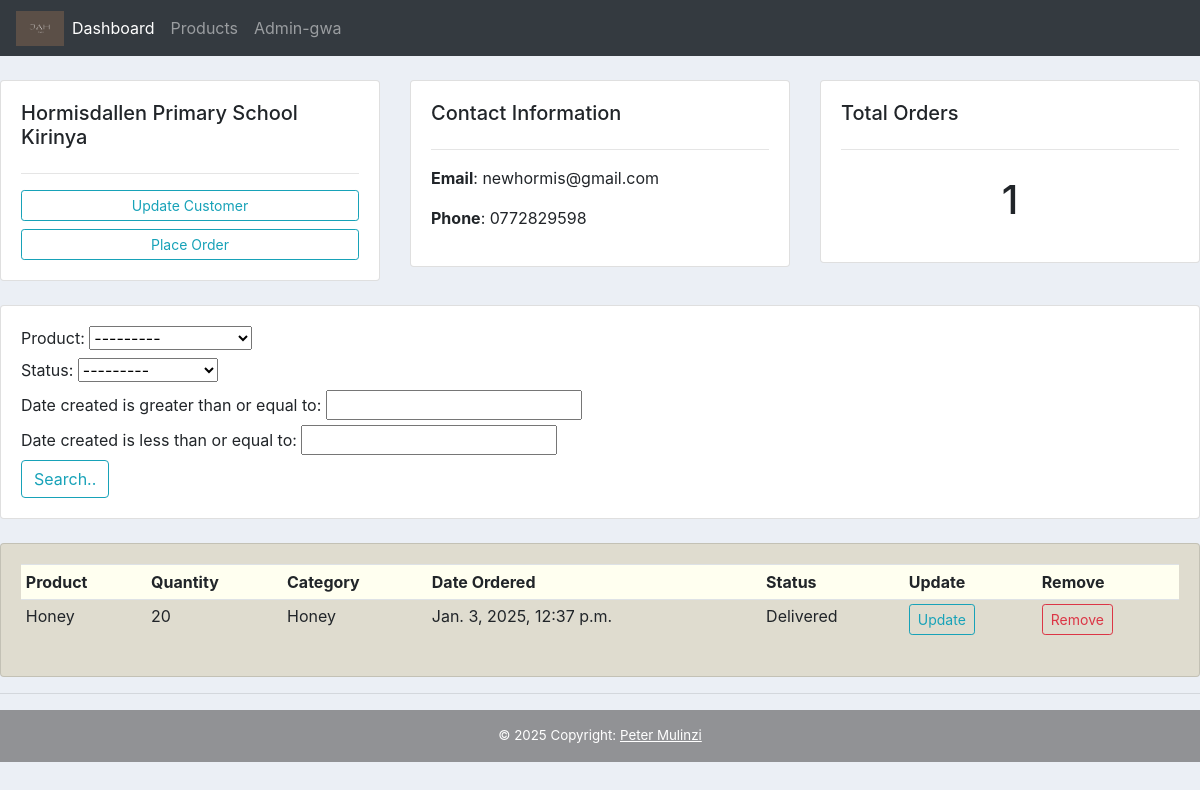
Screenshot of /customers/1/ with the database file from the repository.
### Jah_Accounts/models.py (models this page shows, shortened)
class Customer(models.Model):
    name = models.CharField(max_length=200, null=True)
    phone = models.CharField(max_length=200, null=True, blank=True)
    email = models.CharField(max_length=200, null=True, blank=True)
    date_created = models.DateTimeField(auto_now_add=True, null=True, blank=True)
    def __str__(self):
        return self.name

class Order(models.Model):
    STATUS = (
        ('Pending', 'Pending'),
        ('Out for delivery', 'Out for delivery'),
        ('Delivered', 'Delivered'),
    )
    MEASUREMENT = (
        ('Kgs', 'Kgs'),
        ('Tins', 'Tins'),
    )
    Customer = models.ForeignKey(Customer, null=True, on_delete=models.SET_NULL)
    Product = models.ForeignKey(Product, null=True, on_delete=models.SET_NULL,)
    date_created = models.DateTimeField(auto_now_add=True, null=True)
    status = models.CharField(max_length=200, null=True, choices=STATUS)
    tags = models.ManyToManyField(Tag)
    Quantity = models.CharField(null=True, max_length=4)
    units = models.CharField(max_length=200, null=True, choices=MEASUREMENT,)
    note = models.CharField(max_length=200, null=True)

class Product(models.Model):
    CATEGORY = (
        ('Flour', 'Flour'),
        ('Honey', 'Honey'),
        ('Spice', 'Spice'),
    )
    name = models.CharField(max_length=200, null=True)
    price = models.FloatField(null=True)
    category = models.CharField(max_length=200, null=True, choices=CATEGORY)
    description = models.CharField(max_length=200, null = True, blank = True)
    date_created = models.DateTimeField(auto_now_add=True, null=True)
    def __str__(self):
        return self.name

### Jah_Accounts/views.py (the view)
# urls.py: path('customers/<cust_id>/', views.customers, name='customers'),
def customers(request, cust_id):
    customers = Customer.objects.get(id = cust_id)
    orders = customers.order_set.all()  #need to re-go through the exact purpose of this when back online!
    order_count = orders.count()
    myFilter = OrderFilter(request.GET, queryset=orders)
    orders = myFilter.qs
    context = {'customers': customers, 'orders': orders, 'order_count': order_count, 'customer_name': customers, 'myFilter': myFilter,}
    return render(request, 'Jah_Accounts/Customer.html', context)

### Jah_Accounts/templates/Jah_Accounts/Customer.html
{% extends "Jah_Accounts/main.html" %}
{% block content %}
<br>
<div class="row">
    <div class="col-md">
        <div class="card card-body">
            <h5>{{customer_name}}</h5>
            <hr>
            <a class="btn btn-outline-info btn-sm btn-block" href="{% url 'updateCustomer' customers.id %}">Update Customer</a>
            <a class="btn btn-outline-info btn-sm btn-block" href="{% url 'createOrder' customers.id %}">Place Order</a>
        </div>
    </div>
    <div class="col-md">
        <div class="card card-body">
            <h5>Contact Information</h5>
            <hr>
            <p><b>Email</b>: {{customers.email}}</p>
            <p><b>Phone</b>: {{customers.phone}}</p>
        </div>
    </div>
    <div class="col-md">
        <div class="card card-body">
            <h5>Total Orders</h5>
            <hr>
            <h1 style="text-align: center; padding: 10px;">{{order_count}}</h1>
        </div>
    </div>
</div>
<br>
<div class="row">
    <div class="col">
        <div class="card card-body">
            <form method="get">
                {{myFilter.form}}
            <button class="btn btn-primry btn-outline-info" type="submit">Search..</button>
            </form>
        </div>
    </div>
</div>
<br>
<div class="row">
    <div class="col-md">
        <div class="card card-body" style="background-color: rgb(223, 220, 207);">
            <table class="table table-sm">
                <tr style="background-color: ivory;">
                    <th>Product</th>
                    <th>Quantity</th>
                    <th>Category</th>
                    <th>Date Ordered</th>
                    <th>Status</th>
                    <th>Update</th>
                    <th>Remove</th>
                </tr>
                {% for order in orders %}
                  <tr>
                    <td>{{ order.Product }}</td>
                    <td>{{order.Quantity}}</td>
                    <td>{{ order.Product.category }}</td>
                    <td>{{ order.date_created }}</td>
                    <td>{{ order.status }}</td>
                    <td><a class="btn btn-sm btn-outline-info" href="{% url 'updateOrder' order.id %}">Update</a></td>
                    <td><a class="btn btn-sm btn-outline-danger" href="{% url 'deleteOrder' order.id %}">Remove</a></td>
                  </tr>
                {% endfor %}
            </table>
        </div>
    </div>
</div>
{% endblock %}

### static/css/main.css (style rules this page uses)
body { background-color: #ebeff5; }

### rows the page displays
Customer: name "Hormisdallen Primary School Kirinya", email "newhormis@gmail.com", phone "0772829598"
Order: Product "Honey", Quantity "20", Product.category "Honey", date_created "Jan. 3, 2025, 12:37 p.m.", status "Delivered"

### other values shown
{{ order_count }} "1"
